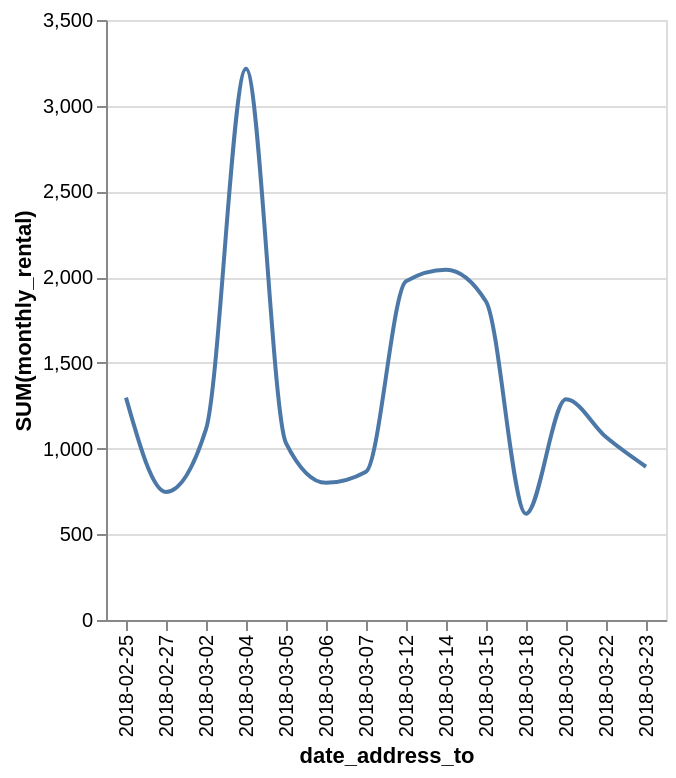

Specify this chart in Vega-Lite:
### Vega-Lite specification from a JSON file in a GitHub repository (floating-point values rounded to 4 significant figures)
{"data": {"values": [{"x_data": "2018-02-25", "y_data": 1297}, {"x_data": "2018-02-27", "y_data": 747}, {"x_data": "2018-03-02", "y_data": 1113}, {"x_data": "2018-03-04", "y_data": 3215}, {"x_data": "2018-03-05", "y_data": 1032}, {"x_data": "2018-03-06", "y_data": 800}, {"x_data": "2018-03-07", "y_data": 865}, {"x_data": "2018-03-12", "y_data": 1976}, {"x_data": "2018-03-14", "y_data": 2043}, {"x_data": "2018-03-15", "y_data": 1858}, {"x_data": "2018-03-18", "y_data": 620}, {"x_data": "2018-03-20", "y_data": 1287}, {"x_data": "2018-03-22", "y_data": 1067}, {"x_data": "2018-03-23", "y_data": 894}]}, "mark": {"type": "line", "interpolate": "monotone"}, "encoding": {"x": {"field": "x_data", "type": "nominal", "title": "date_address_to", "sort": "ascending"}, "y": {"field": "y_data", "type": "quantitative", "title": "SUM(monthly_rental)"}}}
